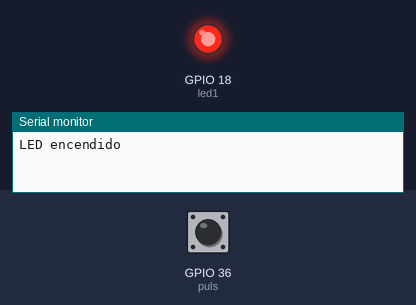
This program was run on a simulated ESP32. On the bench: output pins drawn as LEDs (lit = HIGH), the last lines printed to the serial monitor. Inputs (shaded band) come from the test bench; at power-on: GPIO 36 (puls) HIGH.

Above: at 1.2 s.
1.3 s: GPIO 36 (puls) pulled LOW for 0.15 s
At 1.4 s:
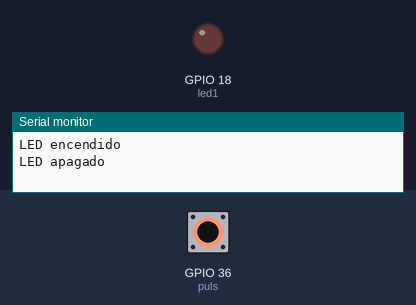
3.0 s: GPIO 36 (puls) pulled LOW for 3.2 s
At 6.7 s:
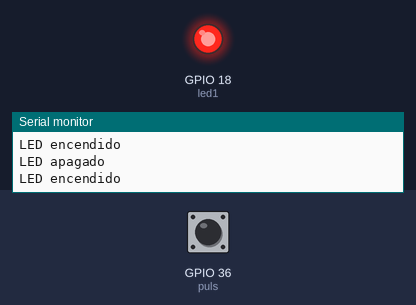
Timing chart, 0 to 8.2 s (numbered marks = the images above; inputs shaded):
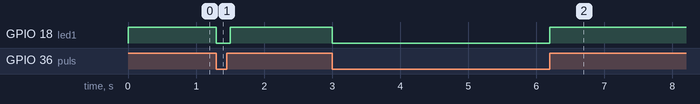

Measured:
- after the input at 1.3 s, GPIO 18 (led1): HIGH → LOW at once, → HIGH 0.20 s later
- after the input at 3.0 s, GPIO 18 (led1): HIGH → LOW at once, → HIGH 3.2 s later

The program:

main.cpp
```cpp
#include <Arduino.h>

#define puls 36
#define led1 18

bool touch = 0;
bool ledState = LOW; // Estado inicial del LED apagado

void setup() {
  Serial.begin(115200);
  pinMode(led1, OUTPUT);
  pinMode(puls, INPUT_PULLUP);
}

void loop() {
  touch = digitalRead(puls);
  // Si se detecta un cambio en el estado del botón
  if (touch != ledState) {
    // Cambiar el estado del LED
    ledState = !ledState;
    // Si el estado del LED es alto, encenderlo y enviar mensaje
    if (ledState == HIGH) {
      digitalWrite(led1, HIGH);
      Serial.println("LED encendido");
    } else { // Si el estado del LED es bajo, apagarlo y enviar mensaje
      digitalWrite(led1, LOW);
      Serial.println("LED apagado");
    }
    delay(200); // Retardo para evitar rebotes del botón
  }
}
```
